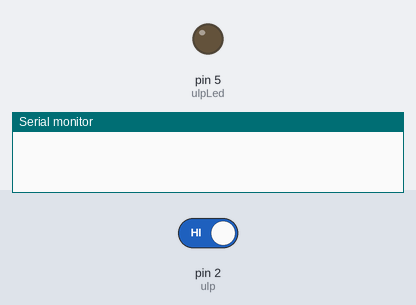
Bench run of a sketch on a simulated Arduino Uno, built with avr-gcc and run on an emulated ATmega328P. On the bench: output pins drawn as LEDs (lit = HIGH), the last lines printed to the serial monitor. Inputs (shaded band) come from the test bench; at power-on: pin 2 (ulp) HIGH.

Above: at 1.2 s.
1.3 s: pin 2 (ulp) driven LOW
At 2.3 s:
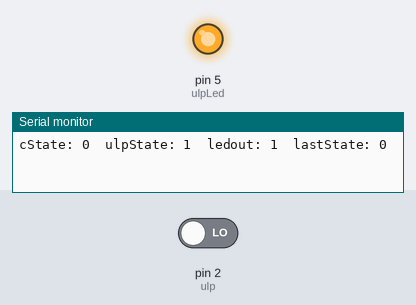
Timing chart, 0 to 4.3 s (numbered marks = the images above; inputs shaded):
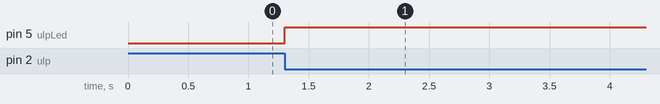

Measured:
- after the input at 1.3 s, pin 5 (ulpLed): LOW → HIGH at once

The sketch:

5.6_toggleTACsw.ino
```cpp
int ulp = 2;
int ulpLed = 5;
int ulpState = 0;
int lastState;

void setup() {
  pinMode(ulp, INPUT);
  pinMode(ulpLed, OUTPUT);
  digitalWrite(ulpLed, LOW);
  Serial.begin(9600);
}

void loop() {
    int cState = digitalRead(ulp);
    if (lastState == 1 && cState == 0) {
        ulpState = !ulpState;
        digitalWrite(ulpLed, ulpState);

      // ALL OF THIS ARE FOR DEBUGGING PURPOSES
        Serial.print("cState: ");
        Serial.print(cState);
        Serial.print("  ");
        Serial.print("ulpState: ");
        Serial.print(ulpState);
        Serial.print("  ");
        Serial.print("ledout: ");
        Serial.print(ulpState);
        Serial.print("  ");

        lastState = !ulpState;
        Serial.print("lastState: ");
        Serial.println(lastState);
    }

    lastState = cState;
    delay(100);
}
```
